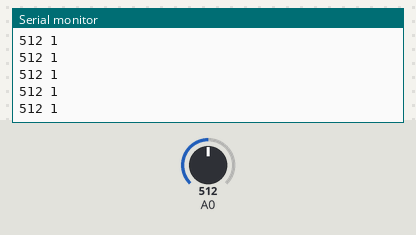
Simulated run of this sketch. Board: Arduino Uno, built with avr-gcc and run on an emulated ATmega328P. On the bench: the last lines printed to the serial monitor. Inputs (shaded band) come from the test bench; at power-on: A0 = 512.

Above: at 1.2 s.
1.3 s: A0 set to 992
At 2.3 s:
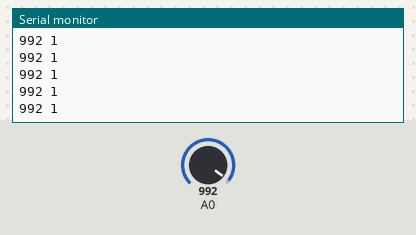
2.8 s: A0 set to 1014
At 3.9 s:
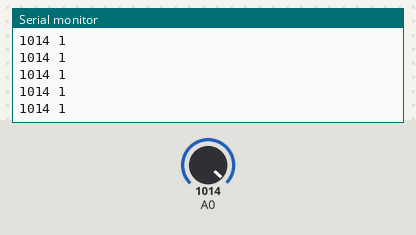
Timing chart, 0 to 5.8 s (numbered marks = the images above; inputs shaded):
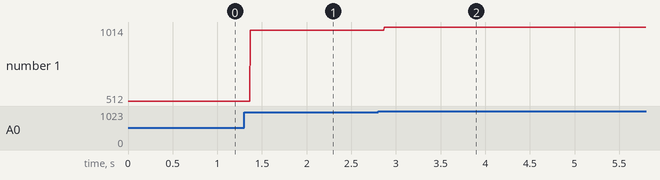

Measured:
- after the input at 1.3 s, the serial monitor: prints a new line after 0.07 s (image 1)
- after the input at 2.8 s, the serial monitor: prints a new line after 0.07 s (image 2)
- plotted number 1: 512 → 992 after the input at 1.3 s, 992 → 1014 after the input at 2.8 s

The sketch:

ultratest.ino
```cpp
int lastultratime = 0;
bool near = false;
void setup() {
  // put your setup code here, to run once:
  Serial.begin(9600);

}

void loop() {
  // put your main code here, to run repeatedly:

  int ultrareading = analogRead(A0);
  if (ultrareading > 15) {
    near = true;
    lastultratime = millis();
  }
  if (ultrareading < 10 && millis() - lastultratime > 100) {
    near = false;
  }
  Serial.print(ultrareading);
  Serial.print(" ");
  Serial.println(near);


}
```
